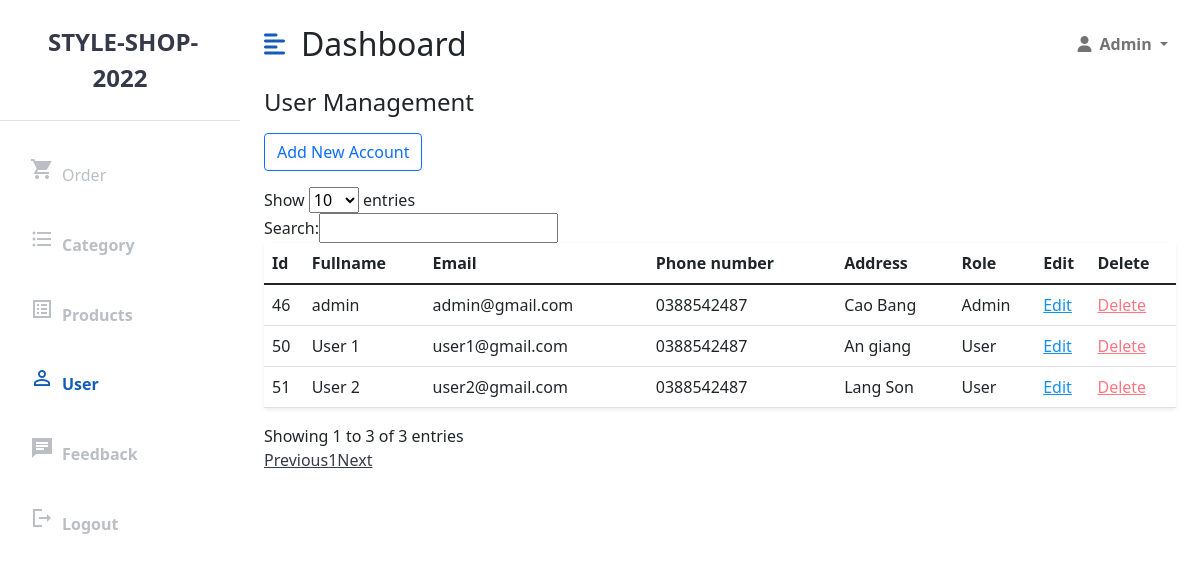
The app's page /UserAdmin (signed in) with its own data.
### tables this page shows
CREATE TABLE `user` (
  `id` int(11) NOT NULL,
  `fullname` varchar(50) DEFAULT NULL,
  `email` varchar(150) DEFAULT NULL,
  `phone` varchar(20) DEFAULT NULL,
  `address` varchar(200) DEFAULT NULL,
  `password` varchar(32) DEFAULT NULL,
  `role_id` int(11) DEFAULT NULL,
  `deleted` int(11) NOT NULL,
  `avatar` varchar(255) DEFAULT 'https://cdn.pixabay.com/photo/2016/08/08/09/17/avatar-1577909_960_720.png'
);

CREATE TABLE `role` (
  `id` int(11) NOT NULL,
  `name` varchar(20) NOT NULL
);

### mvc/core/Controller.php (called while the page is built, shortened)
<?php
class Controller{
    public function view($view, $data=[]){
        require_once "mvc/views/". $view .".php";
    }
}
?>

### mvc/controllers/UserAdmin.php (called while the page is built, shortened)
<?php
class UserAdmin extends Controller
{
    public $userModel;
    public function __construct()
    {
        $this->userModel = $this->model("UserAdminModel");
    }
    public function GetPage()
    {
        $allUser = $this->userModel->getAllUser();
        $this->view("user/userAdmin", [
            "allUser" => $allUser
        ]);
    }
}

### mvc/core/App.php (called while the page is built, shortened)
<?php
class App
{
    protected $action = "GetPage";
    function __construct()
    {
        $arr = $this->UrlProcess();
        if (file_exists("./mvc/controllers/" . $arr[0] . ".php")) {
            unset($arr[0]);
        }
        $this->controller = new $this->controller;
        $this->params = $arr ? array_values($arr) : [];
        call_user_func_array([$this->controller, $this->action], $this->params);
    }
    function UrlProcess()
    {
        if (isset($_GET["url"])) {
            return explode("/", filter_var(trim($_GET["url"], "/")));
        }
    }
}

### index.php (called while the page is built, shortened)
<?php
$myApp = new App();
?>

### mvc/core/DB.php (called while the page is built, shortened)
<?php
class DB
{
    function executeResult($sql, $isSingle = false)
    {
        $data = null;
        $conn = mysqli_connect(HOST, USERNAME, PASSWORD, DATABASE);
        mysqli_set_charset($conn, 'utf8');
        $resultset = mysqli_query($conn, $sql);
        if ($resultset) {
            if ($isSingle) {
                $data = mysqli_fetch_array($resultset, 1);
            } else {
                $data = [];
                while (($row = mysqli_fetch_array($resultset, 1)) != null) {
                    $data[] = $row;
                }
            }
        }
        return $data;
    }
}

### mvc/models/UserAdminModel.php (called while the page is built, shortened)
<?php
class UserAdminModel extends DB
{
    public function getAllUser()
    {
        $sql = "select User.*, Role.name as role_name from User left join Role on User.role_id = Role.id where User.deleted = 0";
        $data = $this->executeResult($sql);
        return $data;
    }
}

### mvc/views/user/userAdmin.php (the view, shortened to what this page needs)
<?php
$activeNav = "user";
require_once('mvc/views/blocks/header_admin.php');
?>
<div class="container-fluid px-4">
	<h3 class="fs-4 mb-3">User Management</h3>
	<a href="http://localhost/style-shop-2022/UserAdmin/ViewAdd" class="btn btn-outline-primary">Add New Account</a>
	<div class="row mt-3">
		<div class="col">
			<table id="phoneList" class="table bg-white rounded shadow-sm table-hover">
				<thead>
					<tr>
						<th>Id</th>
						<th>Fullname</th>
						<th>Email</th>
						<th>Phone number</th>
						<th>Address</th>
						<th>Role</th>
						<th>Edit</th>
						<th>Delete</th>
					</tr>
				</thead>
				<tbody>
					<?php
					foreach ($data["allUser"] as $user) { ?>
						<tr>
							<td><?php echo $user['id']; ?></td>
							<td><?php echo $user['fullname']; ?></td>
							<td><?php echo $user['email']; ?></td>
							<td><?php echo $user['phone']; ?></td>
							<td><?php echo $user['address']; ?></td>
							<td><?php echo $user['role_name']; ?></td>
							<td><a href="<?php echo 'http://localhost/style-shop-2022/UserAdmin/ViewEdit/' . $user['id']; ?>" class="editLink">Edit</a></td>
							<td><a class="delLink" href="<?php echo 'http://localhost/style-shop-2022/UserAdmin/deletedUser/' . $user['id']; ?>" style="color: #ff7782;">Delete</a></td>
						</tr>
					<?php } ?>
				</tbody>
			</table>
		</div>
	</div>
</div>
</div>
</div>
<?php
require_once('mvc/views/blocks/footer_admin.php');
?>

### mvc/views/blocks/header_admin.php (shortened to what this page needs)
<!DOCTYPE html>
<html lang="en">
<head>
  <link href="https://cdn.jsdelivr.net/npm/bootstrap@5.1.3/dist/css/bootstrap.min.css" rel="stylesheet">
  <link rel="stylesheet" href="https://cdnjs.cloudflare.com/ajax/libs/font-awesome/6.1.1/css/all.min.css">
  <link rel="stylesheet" href="https://cdnjs.cloudflare.com/ajax/libs/datatables/1.10.21/css/dataTables.bootstrap4.min.css" />
  <link rel="stylesheet" href="<?php echo SCRIPT_ROOT . '/public/css/admin_style.css'; ?>">
</head>
<body>
  <div class="d-flex" id="wrapper">
    <div class="bg-white" id="sidebar-wrapper">
      <div class="sidebar-heading text-center py-4 primary-text fs-4 fw-bold text-uppercase border-bottom">
        <img src="https://raw.githubusercontent.com/PhucNguyen1905/style-shop-2022/main/public/images/style-shop-2022.png" alt=""> <a href="http://localhost/style-shop-2022/Home" style="text-decoration: none;">style-shop-2022</a>
      </div>
      <div class="list-group list-group-flush my-3">
        <a href="http://localhost/style-shop-2022/OrderAdmin" class="<?php echo $activeNav == 'order' ? 'active ' : ' '; ?>list-group-item list-group-item-action bg-transparent second-text">
          <span class="material-icons-sharp me-2">shopping_cart</span>Order
        </a>
        <a href="http://localhost/style-shop-2022/CategoryAdmin" class="<?php echo $activeNav == 'category' ? 'active ' : ' '; ?>list-group-item list-group-item-action transparent second-text fw-bold">
          <span class="material-icons-sharp me-2">format_list_bulleted</span>Category
        </a>
        <a href="http://localhost/style-shop-2022/ProductAdmin" class="<?php echo $activeNav == 'phone' ? 'active ' : ' '; ?>list-group-item list-group-item-action transparent second-text fw-bold">
          <span class="material-icons-sharp me-2">list_alt</span>Products
        </a>
        <a href="http://localhost/style-shop-2022/UserAdmin" class="<?php echo $activeNav == 'user' ? 'active ' : ' '; ?>list-group-item list-group-item-action transparent second-text fw-bold">
          <span class="material-icons-sharp me-2">person_outline</span>User
        </a>
        <a href="http://localhost/style-shop-2022/Feedback" class="<?php echo $activeNav == 'feedback' ? 'active ' : ' '; ?>list-group-item list-group-item-action transparent second-text fw-bold">
          <span class="material-icons-sharp me-2">chat</span>Feedback
        </a>
        <a href="http://localhost/style-shop-2022/Login/UserLogout" class="list-group-item list-group-item-action transparent second-text fw-bold">
          <span class="material-icons-sharp me-2">logout</span>Logout
        </a>
      </div>
    </div>
    <div id="page-content-wrapper">
      <nav class="navbar navbar-expand-lg navbar-light bg-transparent py-4 px-4">
        <div class="d-flex align-items-center">
          <i class="fas fa-align-left primary-text fs-4 me-3" id="menu-toggle"></i>
          <h2 class="fs-2 m-0">Dashboard</h2>
        </div>
        <div class="collapse navbar-collapse" id="navbarSupportedContent">
          <ul class="navbar-nav ms-auto mb-2 mb-lg-0">
            <li class="nav-item dropdown">
              <a class="nav-link dropdown-toggle second-text fw-bold" href="#" id="navbarDropdown" role="button" data-bs-toggle="dropdown" aria-expanded="false">
                <i class="fas fa-user me-2"></i>Admin
              </a>
            </li>
          </ul>
        </div>
      </nav>

### mvc/views/blocks/footer_admin.php (shortened to what this page needs)
</body>
</html>

### public/css/admin_style.css (style rules this page uses)
:root { --main-bg-color: #7380ec; --main-text-color: #135db7; --second-text-color: #bbbec5; --second-bg-color: #c1efde; }
.primary-text { color: var(--main-text-color); }
.second-text { color: var(--second-text-color); }
a { color: #363949; }
.editLink { color: #1690ed; }
#wrapper { overflow-x: hidden; background-image: linear-gradient(to right, #dce1eb); }
#sidebar-wrapper { min-height: 100vh; margin-left: -15rem; -webkit-transition: margin 0.25s ease-out; -moz-transition: margin 0.25s ease-out; -o-transition: margin 0.25s ease-out; transition: margin 0.25s ease-out; }
#sidebar-wrapper .sidebar-heading { padding: 0.875rem 1.25rem; font-size: 1.2rem; }
#sidebar-wrapper .list-group { width: 15rem; }
#page-content-wrapper { min-width: 100vw; }
#menu-toggle { cursor: pointer; }
.list-group-item { border: none; padding: 20px 30px; }
.list-group-item.active { background-color: transparent; color: var(--main-text-color); font-weight: bold; border: none; }
@media (min-width: 768px) { #sidebar-wrapper { margin-left: 0; } }
@media (min-width: 768px) { #page-content-wrapper { min-width: 0; width: 100%; } }

### records on screen
user: id "46", fullname "admin", email "admin@gmail.com", phone "0388542487", address "Cao Bang", role.name "Admin"
user: id "50", fullname "User 1", email "user1@gmail.com", phone "0388542487", address "An giang", role.name "User"
user: id "51", fullname "User 2", email "user2@gmail.com", phone "0388542487", address "Lang Son", role.name "User"
